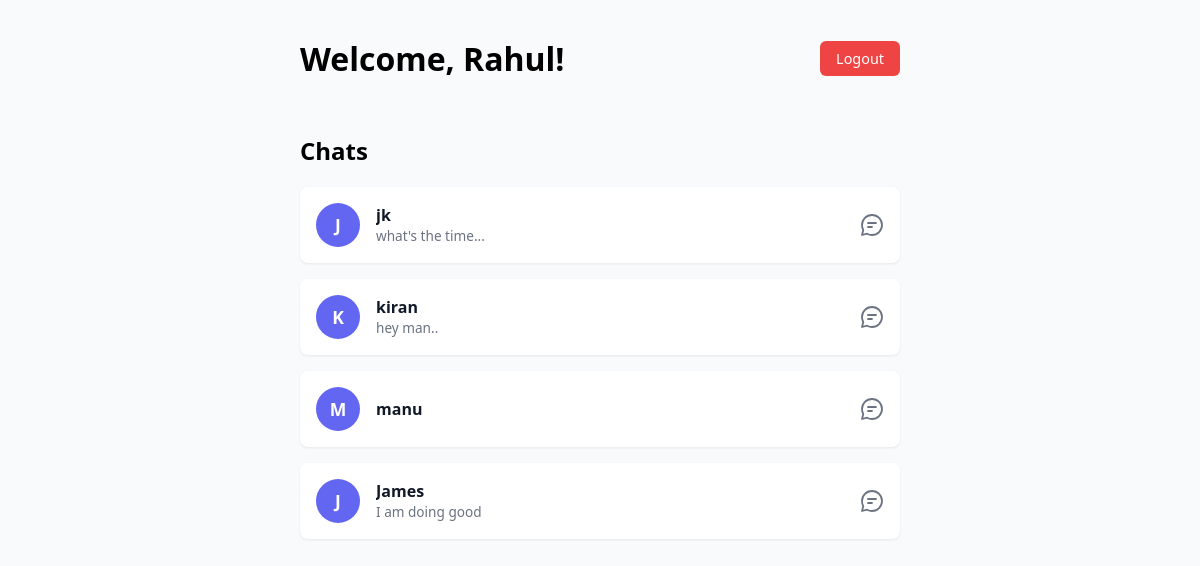
The page /home/ (signed in) on the database its author committed.
### chat/models.py (models this page shows, shortened)
class Message(models.Model):
    sender = models.ForeignKey(User, on_delete=models.CASCADE, null=True, related_name='sent_messages')
    receiver = models.ForeignKey(User, on_delete=models.CASCADE, null=True, related_name='received_messages')
    content = models.TextField()
    timestamp = models.DateTimeField(auto_now_add=True)
    is_read = models.BooleanField(default=False)

### chat/views.py (the view)
# urls.py: path('home/', views.home, name='home'),
def home(request):
    current_user = request.user
    users_data = []
    users = User.objects.exclude(id=current_user.id)
    for user in users:
        last_message = Message.objects.filter(
            Q(sender=current_user, receiver=user) |
            Q(sender=user, receiver=current_user)
        ).order_by('-timestamp').first()
        unread_count = Message.objects.filter(
            sender=user,
            receiver=current_user,
            is_read=False
        ).count()
        users_data.append({
            'username': user.username,
            'last_message': last_message.content if last_message else '',
            'unread_count':int(unread_count)
        })
    return render(request, 'home.html', {'users': users_data})

### templates/home.html (shortened to what this page needs)
<!DOCTYPE html>
<html lang="en">
<head>
</head>
<body>
  <main class="container">
    <header>
      <h1>Welcome, {{ request.user.username }}!</h1>
      <a href="{% url 'logout' %}" class="logout-btn">Logout</a>
    </header>
    <section>
      <h2>Chats</h2>
      <div class="user-list">
        {% for item in users %}
          <a href="{% url 'chat_user' username=item.username %}" class="user-card">
            <div class="avatar">
              {{ item.username|first|upper }}
            </div>
            <div class="user-info">
              <p class="username">{{ item.username }}</p>
              <p class="last-message">{{ item.last_message }}</p>
            </div>
            <div class="chat-icon" title="Open chat">
            </div>
          </a>
        {% endfor %}
      </div>
    </section>
  </main>
</body>
</html>

### templates/home.html (style rules this page uses)
body { font-family: 'Segoe UI', sans-serif; margin: 0; padding: 0; background-color: #f9fafb; }
.container { max-width: 600px; margin: 0 auto; padding: 1rem; }
header { display: flex; justify-content: space-between; align-items: center; margin-bottom: 2rem; flex-wrap: wrap; gap: 1rem; }
.logout-btn { color: #fff; background-color: #ef4444; padding: 0.5rem 1rem; border-radius: 6px; text-decoration: none; font-size: 0.9rem; transition: background 0.3s ease; }
.user-list { display: flex; flex-direction: column; gap: 1rem; }
.user-card { display: flex; align-items: center; background-color: #fff; border-radius: 8px; padding: 1rem; text-decoration: none; color: #111827; box-shadow: 0 1px 3px rgba(0, 0, 0, 0.08); transition: transform 0.2s ease, box-shadow 0.2s ease; }
.avatar { background-color: #6366f1; color: white; border-radius: 50%; width: 44px; height: 44px; display: flex; align-items: center; justify-content: center; font-weight: bold; font-size: 1.1rem; margin-right: 1rem; flex-shrink: 0; }
.user-info { flex-grow: 1; overflow: hidden; }
.username { margin: 0; font-weight: 600; font-size: 1rem; white-space: nowrap; overflow: hidden; text-overflow: ellipsis; }
.last-message { margin: 0; font-size: 0.85rem; color: #6b7280; white-space: nowrap; overflow: hidden; text-overflow: ellipsis; }
.chat-icon { margin-left: 1rem; display: flex; align-items: center; justify-content: center; color: #6b7280; transition: color 0.2s ease; }
.chat-icon svg { width: 24px; height: 24px; }

### rows shown on the page
Message: last_message "what's the time..."
Message: last_message "hey man.."
Message: last_message "I am doing good"

### other values the page prints
{{ request.user.username }} "Rahul"
{{ item.username|first|upper }} "J" "K" "M" "J"
{{ item.username }} "jk" "kiran" "manu" "James"
